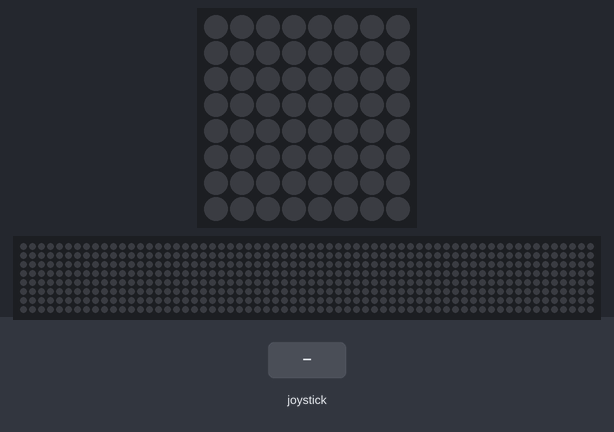
Bench run of a program on a simulated Raspberry Pi (BCM pin numbers) with a Sense HAT. Shown: the Sense HAT's 8×8 RGB LED matrix, a strip that is not on the board, showing the scrolling text unrolled. Inputs (shaded band) come from the test bench. Dim RGB values are drawn brighter than linear; system figures (address, load, memory, disk, uptime) are fixed made-up values; the 64×8 strip is a reading aid, not a part: it shows the text the matrix is scrolling, unrolled, one strip-width of it at a time; what the program prints to the terminal is not drawn.

Above: at 1.2 s.
1.3 s: joystick pushed up
At 1.45 s:
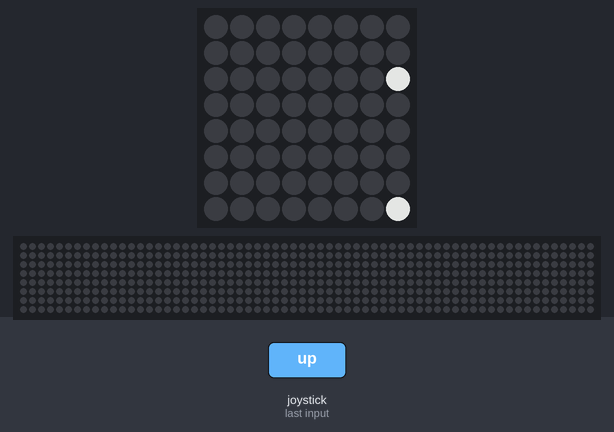
At 1.95 s:
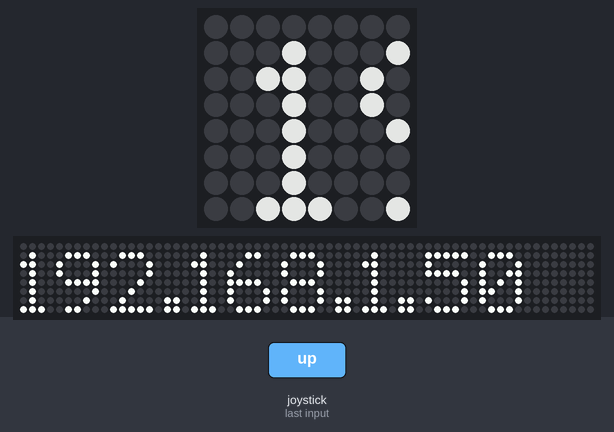
Timing chart, 0 to 4.3 s (numbered marks = the images above; inputs shaded):
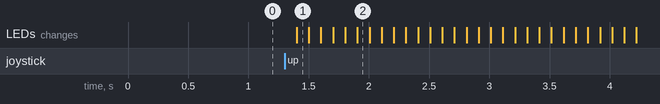

The program:

getIP.py
```python
import netifaces
from sense_hat import SenseHat

sense = SenseHat()
sense.clear()
sense.low_light = True

def getIP():
    iface = netifaces.gateways()['default'][netifaces.AF_INET][1]
    return netifaces.ifaddresses(iface)[netifaces.AF_INET][0]['addr']

IP = getIP()
print(IP)
#sense.show_message(str(IP))
while True:
    for event in sense.stick.get_events():
        if event.action == "pressed":
            sense.show_message(str(IP))
```

Measured:
- after the input at 1.3 s, the LEDs: change after 0.10 s (image 1)
